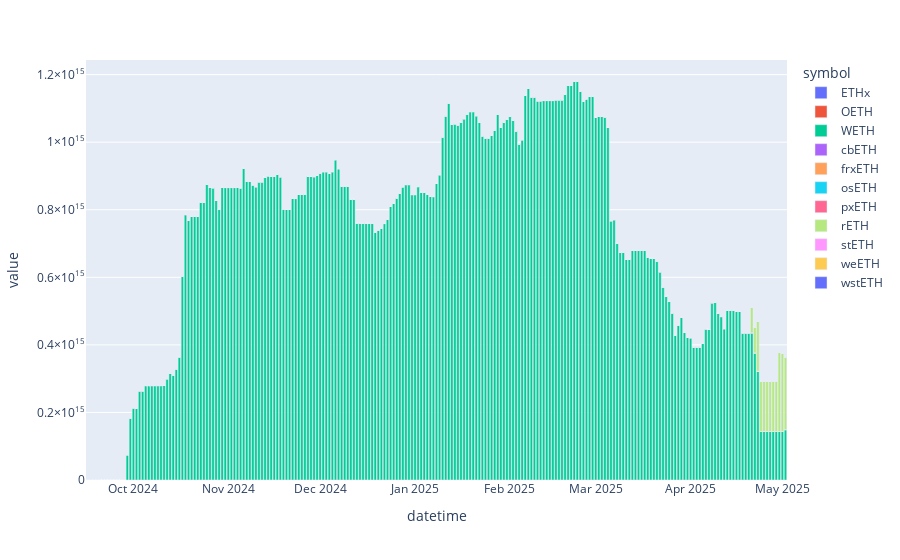

The notebook cell saved with this chart:
### Code cell
tvl_in_each_asset_df = (
    dest_df.groupby(["datetime", "symbol"])["proportional_value"]
    .sum()
    .reset_index()
    .pivot(index="datetime", columns="symbol", values="proportional_value")
)
# rETh and WETH are wrong not sure why
px.bar(tvl_in_each_asset_df)

### Figure 1 — Plotly figure (JSON) as saved in the notebook; plotly's stock layout.template omitted (floating-point values rounded to 4 significant figures; data arrays with more than 128 entries replaced by an {"elided": "..."} marker saying what was removed)
{"data": [{"alignmentgroup": "True", "hovertemplate": "symbol=ETHx<br>datetime=%{x}<br>value=%{y}<extra></extra>", "legendgroup": "ETHx", "marker": {"color": "#636efa", "pattern": {"shape": ""}}, "name": "ETHx", "offsetgroup": "ETHx", "orientation": "v", "showlegend": true, "textposition": "auto", "type": "bar", "x": {"elided": "229 str values"}, "xaxis": "x", "y": {"elided": "229 float values"}, "yaxis": "y"}, {"alignmentgroup": "True", "hovertemplate": "symbol=OETH<br>datetime=%{x}<br>value=%{y}<extra></extra>", "legendgroup": "OETH", "marker": {"color": "#EF553B", "pattern": {"shape": ""}}, "name": "OETH", "offsetgroup": "OETH", "orientation": "v", "showlegend": true, "textposition": "auto", "type": "bar", "x": {"elided": "229 str values"}, "xaxis": "x", "y": {"elided": "229 float values"}, "yaxis": "y"}, {"alignmentgroup": "True", "hovertemplate": "symbol=WETH<br>datetime=%{x}<br>value=%{y}<extra></extra>", "legendgroup": "WETH", "marker": {"color": "#00cc96", "pattern": {"shape": ""}}, "name": "WETH", "offsetgroup": "WETH", "orientation": "v", "showlegend": true, "textposition": "auto", "type": "bar", "x": {"elided": "229 str values"}, "xaxis": "x", "y": {"elided": "229 float values"}, "yaxis": "y"}, {"alignmentgroup": "True", "hovertemplate": "symbol=cbETH<br>datetime=%{x}<br>value=%{y}<extra></extra>", "legendgroup": "cbETH", "marker": {"color": "#ab63fa", "pattern": {"shape": ""}}, "name": "cbETH", "offsetgroup": "cbETH", "orientation": "v", "showlegend": true, "textposition": "auto", "type": "bar", "x": {"elided": "229 str values"}, "xaxis": "x", "y": {"elided": "229 int values"}, "yaxis": "y"}, {"alignmentgroup": "True", "hovertemplate": "symbol=frxETH<br>datetime=%{x}<br>value=%{y}<extra></extra>", "legendgroup": "frxETH", "marker": {"color": "#FFA15A", "pattern": {"shape": ""}}, "name": "frxETH", "offsetgroup": "frxETH", "orientation": "v", "showlegend": true, "textposition": "auto", "type": "bar", "x": {"elided": "229 str values"}, "xaxis": "x", "y": {"elided": "229 int values"}, "yaxis": "y"}, {"alignmentgroup": "True", "hovertemplate": "symbol=osETH<br>datetime=%{x}<br>value=%{y}<extra></extra>", "legendgroup": "osETH", "marker": {"color": "#19d3f3", "pattern": {"shape": ""}}, "name": "osETH", "offsetgroup": "osETH", "orientation": "v", "showlegend": true, "textposition": "auto", "type": "bar", "x": {"elided": "229 str values"}, "xaxis": "x", "y": {"elided": "229 float values"}, "yaxis": "y"}, {"alignmentgroup": "True", "hovertemplate": "symbol=pxETH<br>datetime=%{x}<br>value=%{y}<extra></extra>", "legendgroup": "pxETH", "marker": {"color": "#FF6692", "pattern": {"shape": ""}}, "name": "pxETH", "offsetgroup": "pxETH", "orientation": "v", "showlegend": true, "textposition": "auto", "type": "bar", "x": {"elided": "229 str values"}, "xaxis": "x", "y": {"elided": "229 float values"}, "yaxis": "y"}, {"alignmentgroup": "True", "hovertemplate": "symbol=rETH<br>datetime=%{x}<br>value=%{y}<extra></extra>", "legendgroup": "rETH", "marker": {"color": "#B6E880", "pattern": {"shape": ""}}, "name": "rETH", "offsetgroup": "rETH", "orientation": "v", "showlegend": true, "textposition": "auto", "type": "bar", "x": {"elided": "229 str values"}, "xaxis": "x", "y": {"elided": "229 float values"}, "yaxis": "y"}, {"alignmentgroup": "True", "hovertemplate": "symbol=stETH<br>datetime=%{x}<br>value=%{y}<extra></extra>", "legendgroup": "stETH", "marker": {"color": "#FF97FF", "pattern": {"shape": ""}}, "name": "stETH", "offsetgroup": "stETH", "orientation": "v", "showlegend": true, "textposition": "auto", "type": "bar", "x": {"elided": "229 str values"}, "xaxis": "x", "y": {"elided": "229 float values"}, "yaxis": "y"}, {"alignmentgroup": "True", "hovertemplate": "symbol=weETH<br>datetime=%{x}<br>value=%{y}<extra></extra>", "legendgroup": "weETH", "marker": {"color": "#FECB52", "pattern": {"shape": ""}}, "name": "weETH", "offsetgroup": "weETH", "orientation": "v", "showlegend": true, "textposition": "auto", "type": "bar", "x": {"elided": "229 str values"}, "xaxis": "x", "y": {"elided": "229 float values"}, "yaxis": "y"}, {"alignmentgroup": "True", "hovertemplate": "symbol=wstETH<br>datetime=%{x}<br>value=%{y}<extra></extra>", "legendgroup": "wstETH", "marker": {"color": "#636efa", "pattern": {"shape": ""}}, "name": "wstETH", "offsetgroup": "wstETH", "orientation": "v", "showlegend": true, "textposition": "auto", "type": "bar", "x": {"elided": "229 str values"}, "xaxis": "x", "y": {"elided": "229 float values"}, "yaxis": "y"}], "layout": {"barmode": "relative", "legend": {"title": {"text": "symbol"}, "tracegroupgap": 0}, "margin": {"t": 60}, "xaxis": {"anchor": "y", "domain": [0, 1], "title": {"text": "datetime"}}, "yaxis": {"anchor": "x", "domain": [0, 1], "title": {"text": "value"}}}}
